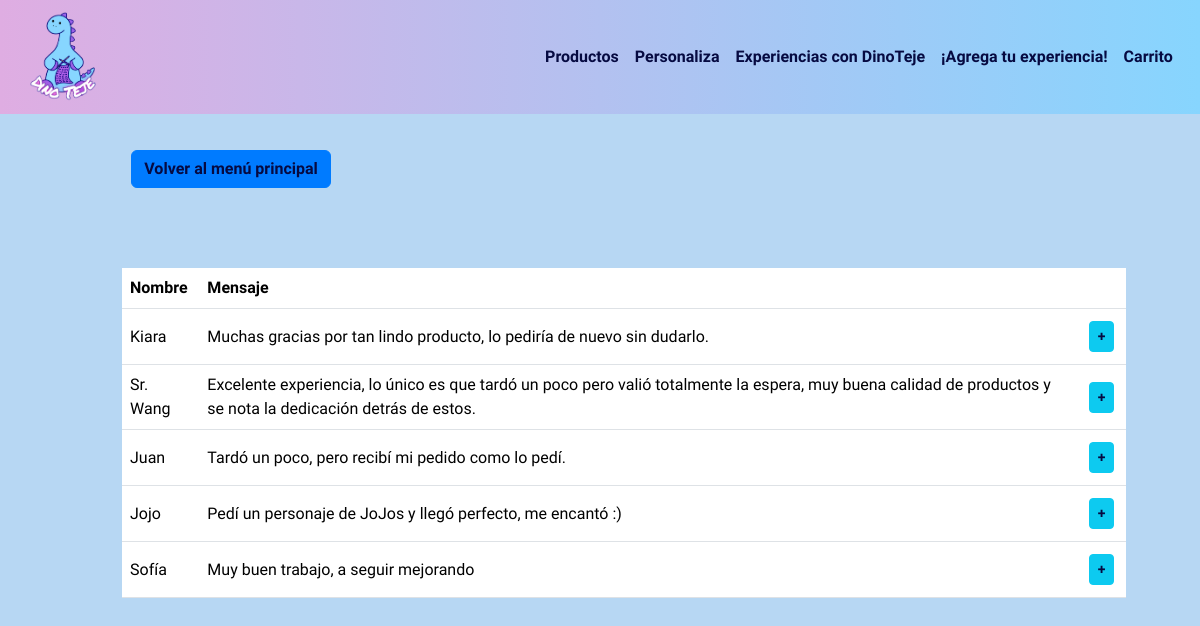
/contactos/, run on the app's committed database.
### mydino/models.py (models this page shows, shortened)
class Contacto(models.Model):
    nombre = models.CharField(max_length=100)
    email = models.EmailField()
    mensaje = models.TextField()  # Campo para el mensaje original
    mensaje_cifrado = models.TextField()  # Campo para almacenar el mensaje cifrado
    fecha = models.DateTimeField(auto_now_add=True)  # Añade el campo de fecha

### mydino/views.py (the view)
# urls.py: path('contactos/', views.contacto_lista, name='contacto_lista'),
def contacto_lista(request):
    contactos = Contacto.objects.all()
    return render(request, 'mydino/contacto_lista.html', {'contactos': contactos})

### mydino/templates/mydino/contacto_lista.html (shortened to what this page needs)
{% extends 'base_generic.html' %}
{% load bootstrap5 %}
{% load static %}
{% block content %}
<nav class="navbar navbar-expand-lg fixed-top navbar-light bg-light">
  <div class="container-fluid">
      <a class="navbar-brand LogoDinoTeje" href="{% url 'index' %}">
          <img src="{% static 'img/DinoTeje.png' %}" alt="Logo DinoTeje" height="90px" width="auto">
      </a>
      <div class="collapse navbar-collapse" id="navbarNav">
          <ul class="navbar-nav ms-auto">
              <li class="nav-item">
                  <a class="nav-link" href="{% url 'index' %}#productos"><b>Productos</b></a>
              </li>
              <li class="nav-item">
                  <a class="nav-link" href="{% url 'raw_product_list' %}"><b>Personaliza</b></a>
              </li>
              <li class="nav-item">
                  <a class="nav-link" href="{% url 'contacto_lista' %}"><b>Experiencias con DinoTeje</b></a>
              </li>
              <li class="nav-item">
                  <a class="nav-link" href="{% url 'contacto_nuevo' %}"><b>¡Agrega tu experiencia!</b></a>
              </li>
              <li class="nav-item">
                  <a class="nav-link" href="{% url 'ver_carrito' %}"><b>Carrito</b></a>
              </li>
          </ul>
      </div>
  </div>
</nav>
  <div class="container mt-5">
    <h2 class="text-center mb-4">Registro de experiencias</h2>
    <a id="volver-menu" class="btn btn-primary" href="{% url 'index' %}"><b>Volver al menú principal</b></a>
    <div id="table" class="table-responsive">
      <table class="table  align-middle">
        <thead class="table">
          <tr>
            <th scope="col">Nombre</th>
            <th scope="col">Mensaje</th>
            <th scope="col" class="text-center"></th>
          </tr>
        </thead>
        <tbody>
          {% for contacto in contactos %}
            <tr>
              <td>{{ contacto.nombre }}</td>
              <td>{{ contacto.mensaje }}</td>
              <td class="text-center">
                <a href="{% url 'contacto_detalle' contacto.pk %}" class="btn btn-info btn-sm m-1"><b>+</b></a>
              </td>
            </tr>
          {% endfor %}
        </tbody>
      </table>
    </div>
  </div>
{% endblock %}

### mydino/static/css/base_generic.css (style rules this page uses)
* { margin: 0; padding: 0; box-sizing: border-box; font-family: "Poetsen One", sans-serif; color: #060a41; background-color: linear-gradient(to right, #dfade2, #87d5fe); }
html, body { height: 100%; margin: 0; padding: 0; background-color: #b7d7f3; }
.navbar { padding: 0.45rem; background: linear-gradient(to right, #dfade2, #87d5fe); }
.navbar-light .navbar-nav .nav-link { color: #555; }
.navbar-brand img { max-height: 90px; }
a { color: #007bff; text-decoration: none; }
.btn-primary { background-color: #007bff; border-color: #007bff; }
.table { background-color: #bdb9fe; align-items: center; margin: 5rem; justify-content: center; justify-items: center; max-width: 90%; }
#volver-menu { align-items: center; justify-content: center; margin-left: 8%; margin-top: 2.5rem; }

### data on the page
Contacto: nombre "Kiara", mensaje "Muchas gracias por tan lindo producto, lo pediría de nuevo sin dudarlo."
Contacto: nombre "Sr. Wang", mensaje "Excelente experiencia, lo único es que tardó un poco pero valió totalmente la espera, muy buena calidad de productos y se nota la dedicación detrás de estos."
Contacto: nombre "Juan", mensaje "Tardó un poco, pero recibí mi pedido como lo pedí."
Contacto: nombre "Jojo", mensaje "Pedí un personaje de JoJos y llegó perfecto, me encantó :)"
Contacto: nombre "Sofía", mensaje "Muy buen trabajo, a seguir mejorando"
